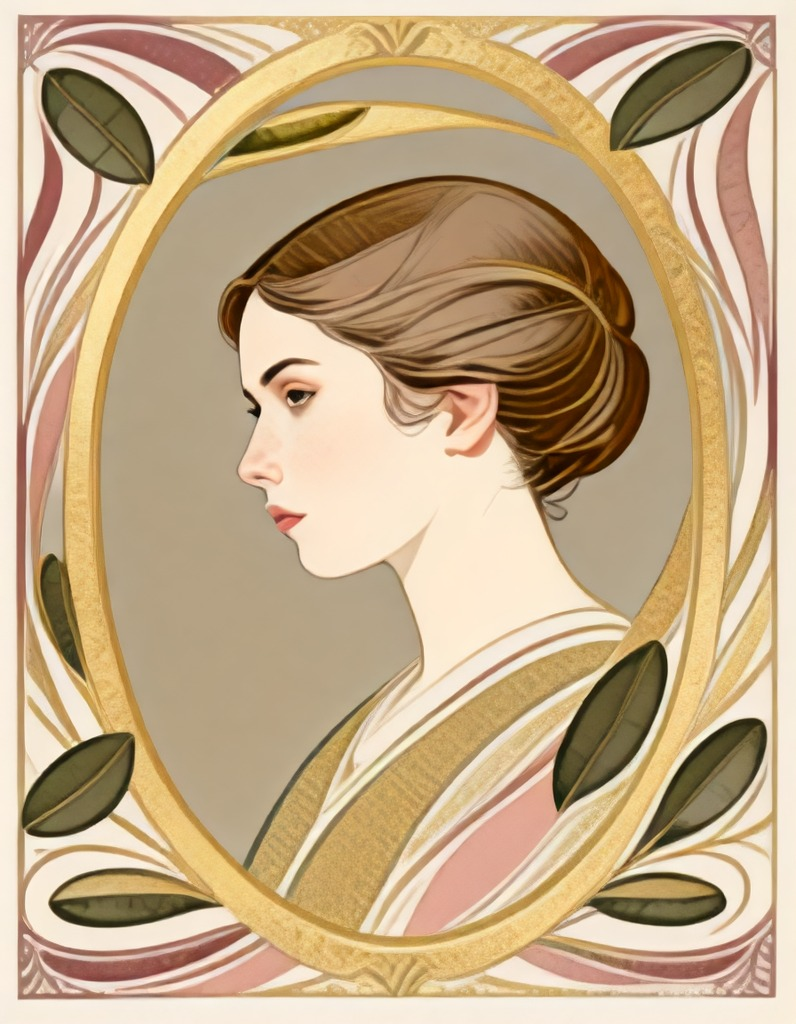
#> input picture notes/assets/fine_art_extended/images/art_nouveau_portrait/dreamlite_base-s43.jpg, 796 x 1024 px; its folder holds 2 pictures in this run
$ python gallery.py --input ../../notes/assets/fine_art_extended/images/art_nouveau_portrait --output out.png
#> lines starting #> are read from the running program, lines starting #| are printed output that depends on the picture
"""Assemble a gallery image from mixed-aspect images.

Two layouts: `columns` is Pinterest-style masonry (uniform column width,
ragged bottom); `rows` is justified rows (flush left and right edges, ragged
final row). Images are center-cropped to a supported aspect range before
layout; the output is one image.

Usage:
    python scripts/eval/gallery.py --input notes/assets/gallery/hero/originals \
      --output notes/assets/gallery/hero/gallery.jpg --columns 3 --width 2000
    python scripts/eval/gallery.py --list order.txt --layout rows --width 2400
"""

import argparse
import random
from pathlib import Path

from PIL import Image

SUFFIXES = {".png", ".jpg", ".jpeg", ".webp"}


def collect(args):
    if args.list:
        files = [Path(line.strip()) for line in Path(args.list).read_text().splitlines() if line.strip()]
    else:
        files = sorted(p for p in Path(args.input).iterdir() if p.suffix.lower() in SUFFIXES)
    if args.order == "shuffle":
        random.Random(args.seed).shuffle(files)
    return files


def prepare(path, crop_range, long_edge=None):
    image = Image.open(path).convert("RGB")
    aspect = image.width / image.height
    low, high = crop_range
    if aspect < low:
        height = round(image.width / low)
        top = (image.height - height) // 2
        image = image.crop((0, top, image.width, top + height))
    elif aspect > high:
        width = round(image.height * high)
        left = (image.width - width) // 2
        image = image.crop((left, 0, left + width, image.height))
    if long_edge and max(image.size) > long_edge:
        scale = long_edge / max(image.size)
        image = image.resize((round(image.width * scale), round(image.height * scale)), Image.LANCZOS)
    return image


# [16 lines left out: function balance_plan, not called in this run]


def layout_columns(images, columns, width, gap, plan=None):
    column_width = (width - gap * (columns - 1)) // columns
    heights = [0] * columns
    slots = []
    for index, image in enumerate(images):
        scale = column_width / image.width
        size = (column_width, round(image.height * scale))
        column = plan[index] - 1 if plan else heights.index(min(heights))
        slots.append((image, column, heights[column], size))
        heights[column] += size[1] + gap
    height = max(heights) - gap
    canvas = Image.new("RGB", (width, height), "white")
    for image, column, top, size in slots:
        x = column * (column_width + gap)
        canvas.paste(image.resize(size, Image.LANCZOS), (x, top))
    return canvas


# [30 lines left out: function layout_rows, not called in this run]


def main():
    parser = argparse.ArgumentParser(description=__doc__)
    parser.add_argument("--input", type=Path)
    parser.add_argument("--list", type=Path)
    parser.add_argument("--output", type=Path, required=True)
    parser.add_argument("--layout", choices=["columns", "rows"], default="columns")
    parser.add_argument("--columns", type=int, default=3)
    parser.add_argument("--width", type=int, default=2000)
    parser.add_argument("--gap", type=int, default=8)
    parser.add_argument("--crop-aspect", default="0.5,2.0")
    parser.add_argument("--long-edge", type=int, default=1600)
    parser.add_argument("--order", choices=["name", "shuffle"], default="name")
    parser.add_argument("--seed", type=int, default=42)
    parser.add_argument("--plan", help="comma-separated 1-based column per input image")
    parser.add_argument("--balance", action="store_true",
                        help="search the column assignment that minimizes the tallest column")
    parser.add_argument("--row-height", type=float, default=0.22,
                        help="rows layout target row height as a fraction of width")
    args = parser.parse_args()

    if not args.input and not args.list:
        parser.error("pass --input or --list")
    low, high = (float(x) for x in args.crop_aspect.split(","))
    files = collect(args)
    images = [prepare(path, (low, high), args.long_edge) for path in files]
#> in prepare, image is the input picture: PIL image 796x1024 RGB; mean R, G, B 195.4, 170, 135.4
#> call 2 of prepare, with crop_range = (0.5, 2), long_edge = 1600
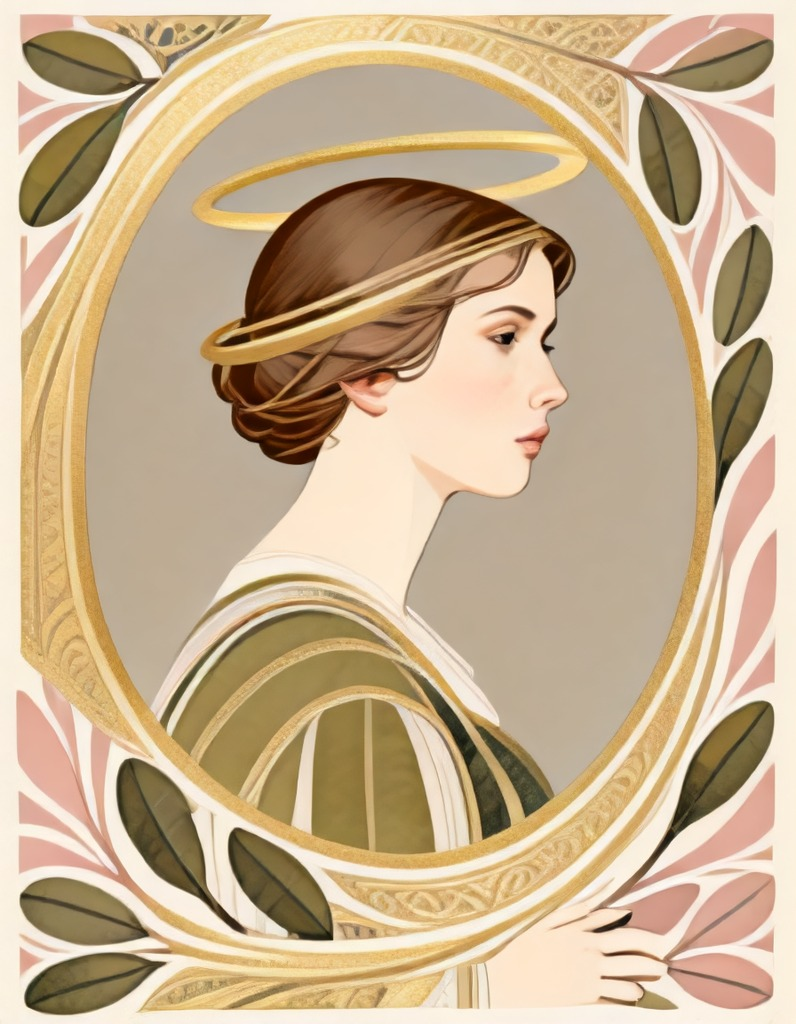
#> input picture notes/assets/fine_art_extended/images/art_nouveau_portrait/dreamlite_base-s44.jpg, 796 x 1024 px
#> in prepare, image is the input picture: PIL image 796x1024 RGB; mean R, G, B 200, 176.4, 143.9
#> in prepare (call 2), `low, high = crop_range`: low = 0.5; high = 2
#> images = 2 items
    plan = [int(x) for x in args.plan.split(",")] if args.plan else None
    if args.balance:
        plan = balance_plan(images, args.columns, args.width, args.gap)
    if args.layout == "columns":
        canvas = layout_columns(images, args.columns, args.width, args.gap, plan)
#> the loop in layout_columns, `for index, image in enumerate(images):` made 2 passes
#> (scale, size, column) on passes 1 to 2: (0.83, (661, 850), 0), (0.83, (661, 850), 1)
#> after the loop in layout_columns, `for index, image in enumerate(images):`: heights = [858, 858, 0]; slots = 2 items
#> in layout_columns, `height = max(heights) - gap`: height = 850
#> in layout_columns, `canvas = Image.new("RGB", (width, height), "white")`: canvas: PIL image 2000x850 RGB; every value is 255
#> the loop in layout_columns, `for image, column, top, size in slots:` made 2 passes
#> (column, top, size, x) on passes 1 to 2: (0, 0, (661, 850), 0), (1, 0, (661, 850), 669)
#> after the loop in layout_columns, `for image, column, top, size in slots:`:
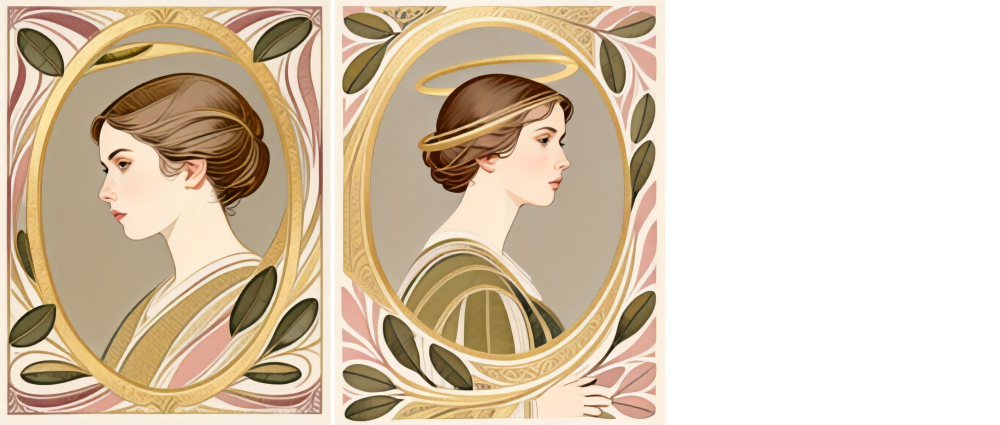
#> canvas: PIL image 2000x850 RGB (shown at 1/2 size); mean R, G, B 217.1, 200.9, 178.8
    else:
        canvas = layout_rows(images, args.width, args.gap, args.row_height * args.width)
    args.output.parent.mkdir(parents=True, exist_ok=True)
    if args.output.suffix.lower() in {".jpg", ".jpeg"}:
        canvas.save(args.output, "JPEG", quality=92)
    else:
        canvas.save(args.output)
    print(f"{args.output} {canvas.width}x{canvas.height} {len(images)} images")
#| out.png 2000x850 2 images


if __name__ == "__main__":
    main()
